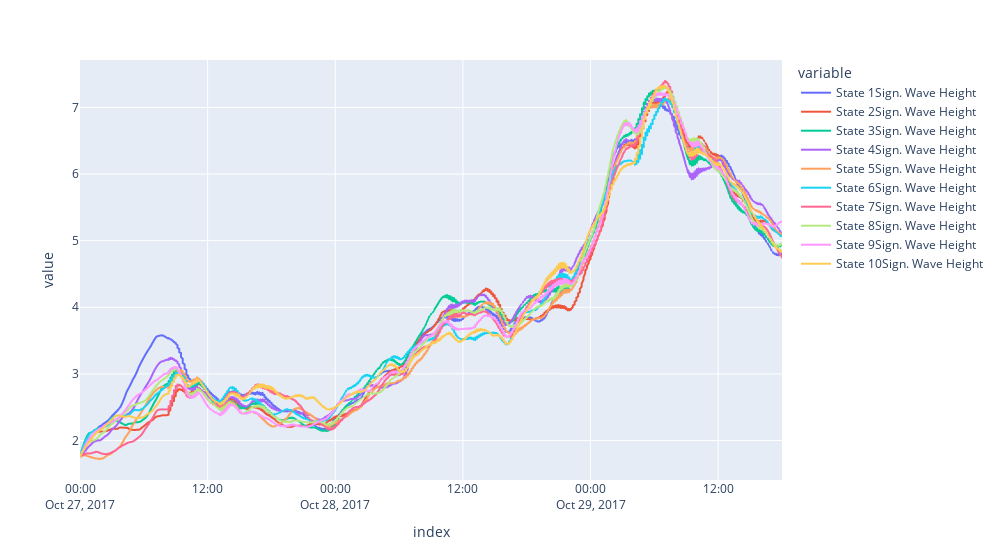

The cell this chart's notebook holds for it:
### Code cell
df_states.plot(width=1000)  # _bokeh, sizing_mode='stretch_both'

### Figure 1 — Plotly figure (JSON) as saved in the notebook; plotly's stock layout.template omitted (floating-point values rounded to 4 significant figures; data arrays with more than 128 entries replaced by an {"elided": "..."} marker saying what was removed)
{"data": [{"hovertemplate": "variable=State 1Sign. Wave Height<br>index=%{x}<br>value=%{y}<extra></extra>", "legendgroup": "State 1Sign. Wave Height", "line": {"color": "#636efa", "dash": "solid"}, "mode": "lines", "name": "State 1Sign. Wave Height", "showlegend": true, "type": "scattergl", "x": {"elided": "744 str values"}, "xaxis": "x", "y": {"elided": "744 float values"}, "yaxis": "y"}, {"hovertemplate": "variable=State 2Sign. Wave Height<br>index=%{x}<br>value=%{y}<extra></extra>", "legendgroup": "State 2Sign. Wave Height", "line": {"color": "#EF553B", "dash": "solid"}, "mode": "lines", "name": "State 2Sign. Wave Height", "showlegend": true, "type": "scattergl", "x": {"elided": "744 str values"}, "xaxis": "x", "y": {"elided": "744 float values"}, "yaxis": "y"}, {"hovertemplate": "variable=State 3Sign. Wave Height<br>index=%{x}<br>value=%{y}<extra></extra>", "legendgroup": "State 3Sign. Wave Height", "line": {"color": "#00cc96", "dash": "solid"}, "mode": "lines", "name": "State 3Sign. Wave Height", "showlegend": true, "type": "scattergl", "x": {"elided": "744 str values"}, "xaxis": "x", "y": {"elided": "744 float values"}, "yaxis": "y"}, {"hovertemplate": "variable=State 4Sign. Wave Height<br>index=%{x}<br>value=%{y}<extra></extra>", "legendgroup": "State 4Sign. Wave Height", "line": {"color": "#ab63fa", "dash": "solid"}, "mode": "lines", "name": "State 4Sign. Wave Height", "showlegend": true, "type": "scattergl", "x": {"elided": "744 str values"}, "xaxis": "x", "y": {"elided": "744 float values"}, "yaxis": "y"}, {"hovertemplate": "variable=State 5Sign. Wave Height<br>index=%{x}<br>value=%{y}<extra></extra>", "legendgroup": "State 5Sign. Wave Height", "line": {"color": "#FFA15A", "dash": "solid"}, "mode": "lines", "name": "State 5Sign. Wave Height", "showlegend": true, "type": "scattergl", "x": {"elided": "744 str values"}, "xaxis": "x", "y": {"elided": "744 float values"}, "yaxis": "y"}, {"hovertemplate": "variable=State 6Sign. Wave Height<br>index=%{x}<br>value=%{y}<extra></extra>", "legendgroup": "State 6Sign. Wave Height", "line": {"color": "#19d3f3", "dash": "solid"}, "mode": "lines", "name": "State 6Sign. Wave Height", "showlegend": true, "type": "scattergl", "x": {"elided": "744 str values"}, "xaxis": "x", "y": {"elided": "744 float values"}, "yaxis": "y"}, {"hovertemplate": "variable=State 7Sign. Wave Height<br>index=%{x}<br>value=%{y}<extra></extra>", "legendgroup": "State 7Sign. Wave Height", "line": {"color": "#FF6692", "dash": "solid"}, "mode": "lines", "name": "State 7Sign. Wave Height", "showlegend": true, "type": "scattergl", "x": {"elided": "744 str values"}, "xaxis": "x", "y": {"elided": "744 float values"}, "yaxis": "y"}, {"hovertemplate": "variable=State 8Sign. Wave Height<br>index=%{x}<br>value=%{y}<extra></extra>", "legendgroup": "State 8Sign. Wave Height", "line": {"color": "#B6E880", "dash": "solid"}, "mode": "lines", "name": "State 8Sign. Wave Height", "showlegend": true, "type": "scattergl", "x": {"elided": "744 str values"}, "xaxis": "x", "y": {"elided": "744 float values"}, "yaxis": "y"}, {"hovertemplate": "variable=State 9Sign. Wave Height<br>index=%{x}<br>value=%{y}<extra></extra>", "legendgroup": "State 9Sign. Wave Height", "line": {"color": "#FF97FF", "dash": "solid"}, "mode": "lines", "name": "State 9Sign. Wave Height", "showlegend": true, "type": "scattergl", "x": {"elided": "744 str values"}, "xaxis": "x", "y": {"elided": "744 float values"}, "yaxis": "y"}, {"hovertemplate": "variable=State 10Sign. Wave Height<br>index=%{x}<br>value=%{y}<extra></extra>", "legendgroup": "State 10Sign. Wave Height", "line": {"color": "#FECB52", "dash": "solid"}, "mode": "lines", "name": "State 10Sign. Wave Height", "showlegend": true, "type": "scattergl", "x": {"elided": "744 str values"}, "xaxis": "x", "y": {"elided": "744 float values"}, "yaxis": "y"}], "layout": {"legend": {"title": {"text": "variable"}, "tracegroupgap": 0}, "margin": {"t": 60}, "width": 1000, "xaxis": {"anchor": "y", "domain": [0, 1], "title": {"text": "index"}}, "yaxis": {"anchor": "x", "domain": [0, 1], "title": {"text": "value"}}}}
